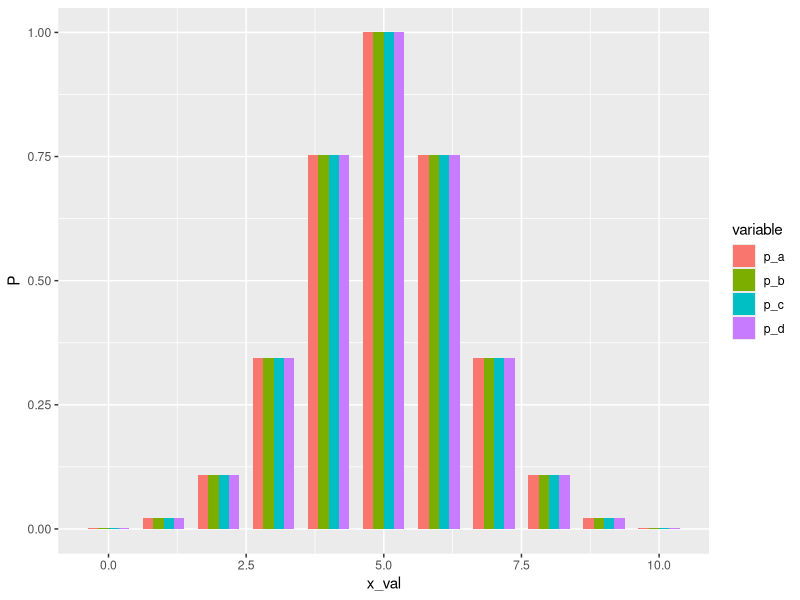
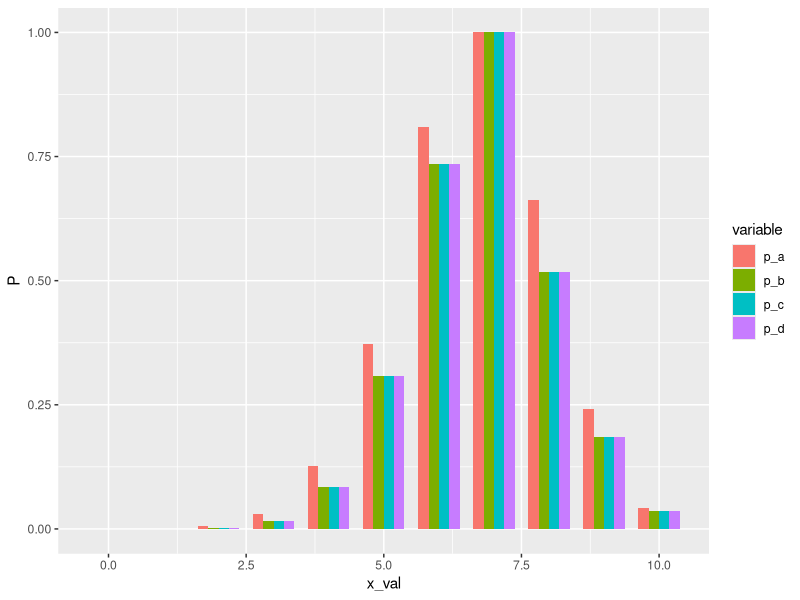
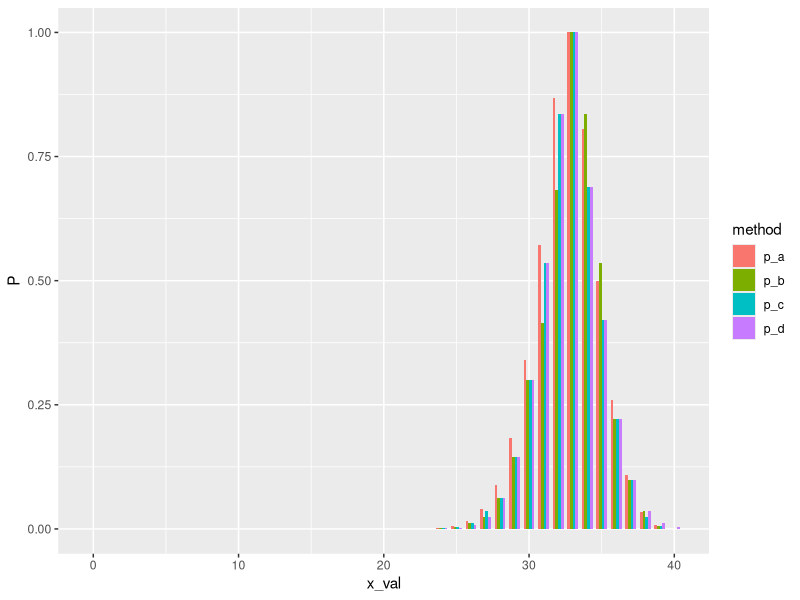
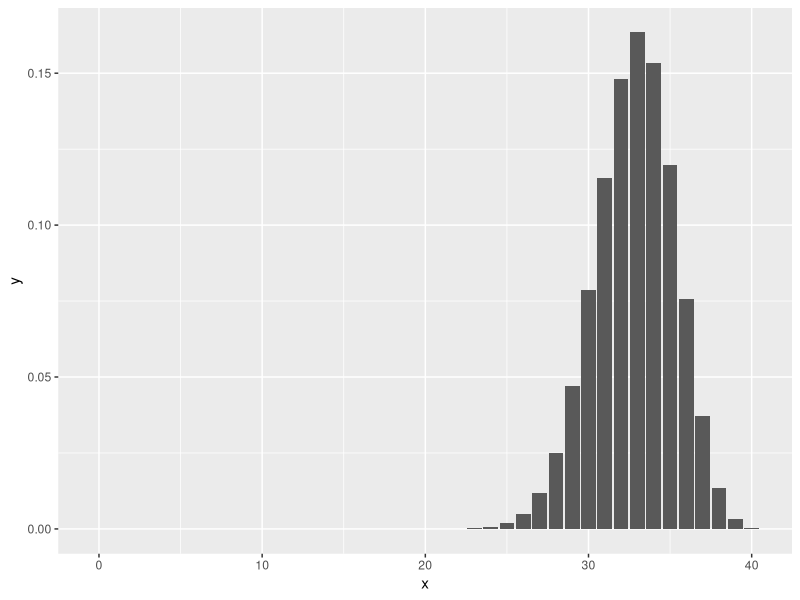
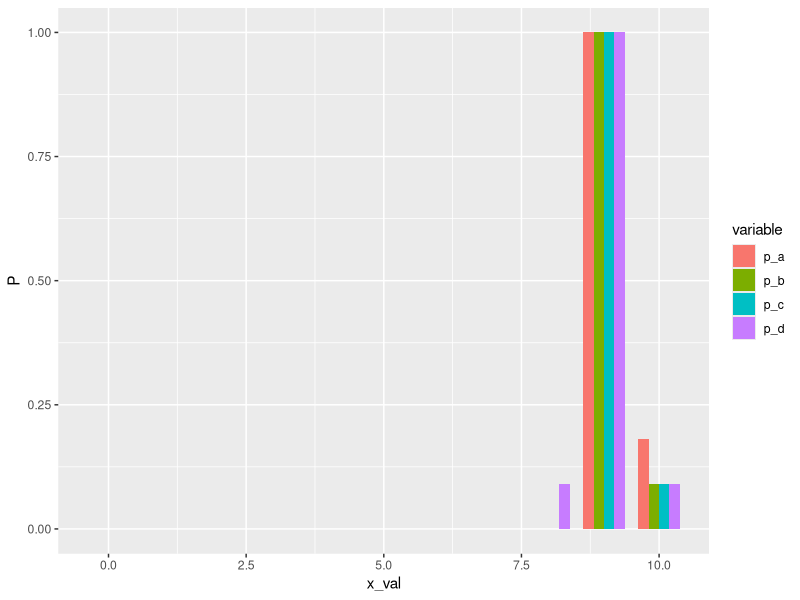

The R script that drew these images, in order:
## ---- chunk 1
knitr::opts_chunk$set(echo = TRUE)
## ---- chunk 2
library(ggplot2)
library(reshape2)
library(tidyverse)
## ---- chunk 3
dmodel <- function(x, n, p){
  dbinom(x, n, p)
}

pmodel <- function(x, n, p, tail_left = TRUE){
  pbinom(x, n, p, tail_left)
}

sample_space <- function(n){
  0:n
}

expected_val_model <- function(n, p){
  n*p
}

## ---- chunk 4
p_val_a <- function(x, n, p){
  pr_tail_l = pmodel(x, n, p, tail_left = TRUE)
  ## Use 1 - tail prob but add point prob
  pr_tail_r = 1 - pr_tail_l + dmodel(x, n, p)
  
  p_val = 2 * min(pr_tail_l, pr_tail_r, 1/2)
  p_val
}

p_val_a(7, 10, 0.7)
## ---- chunk 5
p_val_b <- function(x, n, p, multi_modal = TRUE){
  W_x = dmodel(x, n, p)
  
  S = sample_space(n)
  p_val = 0
  
  if (multi_modal){
    # If multimodal makes this a bad for this p-method
    for(y in S){
      W_y = dmodel(y, n, p)
      if(W_y > W_x){
      }
      else{
        p_y = W_y
        p_val = p_val + p_y
      }
    }
  }
  else{
    #WIP of effectivised computation
  }
  
  p_val
}

p_val_b(3, 10, 0.3, TRUE)
## ---- chunk 6
# Assuming point mass function
p_val_c <- function(x, n, p){
  p_tail_l = pmodel(x, n, p, tail_left = TRUE)
  p_tail_r = pmodel(x, n, p, tail_left = FALSE) + dmodel(x, n, p) #Fix this
  epsilon = 1e-8
  if (p_tail_l < p_tail_r + epsilon){
    # Add the maximum right tail that is smaller than left tail
    ## Start with 0 tail and add one point mass at a time until it grow bigger than left tail
    r_tail_max_smaller = 0
    y = n
    sugg = r_tail_max_smaller
    while(sugg < p_tail_l + epsilon){
      r_tail_max_smaller = sugg # Accept suggestion
      r_add = dmodel(y, n, p) # Calculate new point mass to be added
      sugg = sugg + r_add # Propose new suggestion
      y = y - 1 # Take one lower y-value
    }
    p_val = p_tail_l +  r_tail_max_smaller
  }
  else{
    # Do the same thing but find maximum smaller left tail instead of right
    l_tail_max_smaller = 0
    y = 0
    sugg = l_tail_max_smaller
    while(sugg < p_tail_r + epsilon){
      l_tail_max_smaller = sugg # Accept suggestion
      l_add = dmodel(y, n, p) # Calculate new point mass to be added
      sugg = sugg + l_add # Propose new suggestion
      y = y + 1 # Take one higher y-value
    }
    p_val = p_tail_r +  l_tail_max_smaller
  }
  if(p_val > 1){ # If the distrbution is symmetric it will count the central event twice.
    return(1)
  }
  p_val
}

p_val_c(7, 10, 0.68)
## ---- chunk 7
p_val_d <- function(x, n, p) {
  exp_val = expected_val_model(n, p)
  W_x = abs(x - exp_val)
  
  p_val = 0
  S = sample_space(n)
  for(y in S){
    W_y = abs(y - exp_val)
    if(W_y < W_x){}
    else{
      p_val = p_val + dmodel(y, n, p)
    }
  }
  p_val
}

p_val_d(7, 10, 0.7)
## ---- chunk 8
observator <- function(x, n, p){
  pr_tail_l = pmodel(x, n, p)
  pr_tail_r = 1 - pr_tail_l + dmodel(x, n, p)
  min(pr_tail_l, pr_tail_r)
}

p_val_obs <- function(x, n, p){
  W_x = observator(x, n, p)
  S = sample_space(n)
  
  p_val = 0
  epsilon = 1e-8
  
  for(i in S){
    W_i = observator(i, n, p)
    if(W_i < W_x + epsilon){
      p_val = p_val + dmodel(i, n, p)
    }
  }
  p_val
}

p_val_obs(3, 10, 0.3)
## ---- chunk 9
dmodel <- function(x, n, p){
  dbinom(x, n, p)
}

pmodel <- function(x, n, p, tail_left = TRUE){
  pbinom(x, n, p, tail_left)
}

sample_space <- function(n){
  0:n
}

expected_val_model <- function(n, p){
  n*p
}

## ---- chunk 10
comparison_p_vals <- function(n, p){
  p_a = NULL
  p_b = NULL
  p_c = NULL
  p_d = NULL
  p_obs = NULL

  for(i in 0:n){
    p_a = c(p_a, p_val_a(i, n, p))
    p_b = c(p_b, p_val_b(i, n, p))
    p_c = c(p_c, p_val_c(i, n, p))
    p_d = c(p_d, p_val_d(i, n, p))
    #p_obs = c(p_obs, p_val_obs(i, n, p))
  }
  
  df <- data.frame(p_a, p_b, p_c, p_d)
  df["x_val"] <- 0:n
  
  df
}

df <- comparison_p_vals(10, 0.5)

df %>%
  pivot_longer(-x_val, names_to = "variable", values_to = "P") %>%
  ggplot(aes(x = x_val, y = P, fill = variable), xlab = "Method") +
  geom_bar(stat = "identity", width = .75, position = "dodge")
## ---- chunk 11
df <- comparison_p_vals(10, 0.68)

df %>%
  pivot_longer(-x_val, names_to = "variable", values_to = "P") %>%
  ggplot(aes(x = x_val, y = P, fill = variable), xlab = "Method") +
  geom_bar(stat = "identity", width = .75, position = "dodge")
## ---- chunk 12
n = 40
p = 0.82

df <-comparison_p_vals(n, p)

df %>%
  pivot_longer(-x_val, names_to = "method", values_to = "P") %>%
  ggplot(aes(x = x_val, y = P, fill = method)) +
  geom_bar(stat = "identity", width = .75, position = "dodge") 
  
  

# Plotting 
df_points = data.frame(x = 0:n, y = dbinom(0:n, n, p))
ggplot(df_points, aes(x = x, y = y)) +
  geom_bar(stat = "identity")
## ---- chunk 13
dmodel <- function(x, n, p, unhyperness = 1){
  k = n
  m = round(unhyperness * k)
  n_ = round(m * (1-p)/p)
  dhyper(x, m, n_, k)
}

pmodel <- function(x, n, p, unhyperness = 1, tail_left = TRUE){
  k = n
  m = round(unhyperness * k)
  n_ = round(m * (1-p)/p)
  val = phyper(x, m, n_, k, lower.tail = tail_left)
  
  if(is.nan(val)){
    0
  }
  else{
    val
  }
}

sample_space <- function(n){
  0:n
}

expected_val_model <- function(n, p){
  n*p
}

?floor
## ---- chunk 14
k = 10
n_ = round(1 * k)
m = round(n_ * 0.5 / 0.5)

phyper(10, m, n_, k, FALSE)

pmodel(10, 10, 0.5, FALSE)
## ---- chunk 15
observator <- function(x, n, p){
  pr_tail_l = pmodel(x, n, p)
  pr_tail_r = 1- pr_tail_l + dmodel(x, n, p)
  min(pr_tail_l, pr_tail_r)
}

p_val_a(7, 10, 0.5)
p_val_b(7, 10, 0.5)
p_val_c(7, 10, 0.5)
p_val_d(7, 10, 0.5)

comparison_p_vals(10, 0.47)
## ---- chunk 16
comparison_p_vals(10, 0.68)
## ---- chunk 17
pmodel(3, 10, 0.7)
pmodel(3, 10, 0.7, tail_left = FALSE) + dmodel(3, 10, 0.7)
## ---- chunk 18
df <- comparison_p_vals(10, 0.9)

df %>%
  pivot_longer(-x_val, names_to = "variable", values_to = "P") %>%
  ggplot(aes(x = x_val, y = P, fill = variable), xlab = "Method") +
  geom_bar(stat = "identity", width = .75, position = "dodge")
## ---- chunk 19
fisher_p_val_test <- function(n_x, n_y){
  c_vec = 0:(n_x + n_y)
  
  p_df = data.frame(matrix(NA, nrow = n_x + n_y, ncol = n_x + n_y))
  rownames(p_df) <- 0:(n_x + n_y)
  colnames(p_df) <- 0:(n_x + n_y)
  for(c in c_vec){
    x_vec = 0:c
    for(x in x_vec){
      #Calculate p value
      #Set p_value at place p_df[x, c]
    }
  }
}
